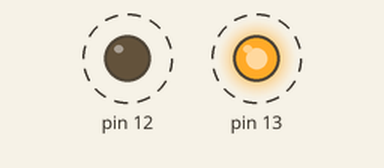
The sketch below on a simulated Arduino Uno, built with avr-gcc and run on an emulated ATmega328P. Parts: output pins drawn as LEDs (lit = HIGH). Dashed ring = blinking.

Above: at 0.1 s.
Timing chart, 0 to 3.0 s (numbered marks = the images above):
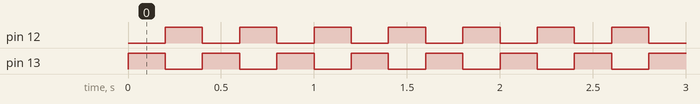

The sketch:

blinking_Led.ino
```cpp
void setup() {
  // definir les ports
pinMode (13, OUTPUT);
pinMode (12, OUTPUT);

}

void loop() {
  // ecriture du code principal
digitalWrite(13, HIGH); //alummer le led blue
digitalWrite(12, LOW); //etiendre le led rouge
delay(200); // attendre demi seconde

digitalWrite(12, HIGH); // eteindre le led blue
digitalWrite(13, LOW); //alummer le led
delay(200); // attendre demi seconde
}
```

Measured:
- by itself, pin 12, pin 13: alternates HIGH for 0.20 s and LOW for 0.20 s
